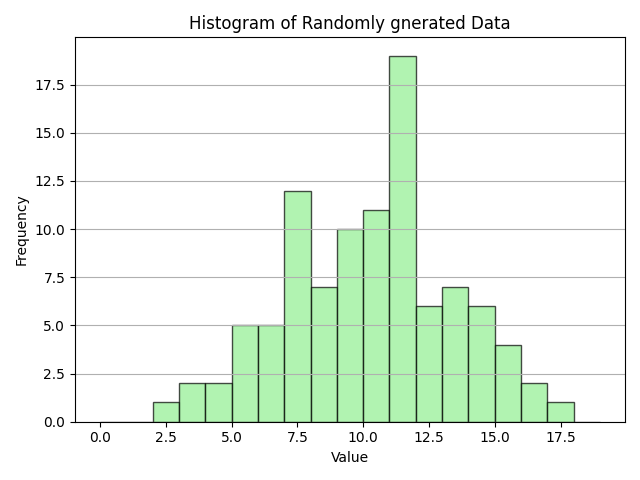

This figure's Python source:
import numpy as np
import matplotlib . pyplot as plt
# Question 2: Bins! Yes binning might be tricky if you want to plot meaningful plots, in the below histogram choose an
# appropriate binning size, expiriment with the bins style, location, borders and colors. Explore the np.arange function. Add
# meaningful labels to both axes.

val = np.random.normal(size =(100),scale =3,loc =10)
hbins =np.arange(0,20,1)
plt.hist(val, bins=hbins, color='lightgreen', edgecolor='black', alpha=0.7) #histogram plot
#defining labels and title
plt.xlabel('Value')
plt.ylabel('Frequency')
plt.title('Histogram of Randomly gnerated Data')
plt.grid(1,axis='y')
plt.tight_layout() #adjust layout

# save/show plot
plt.savefig("q2.png")
plt.show()